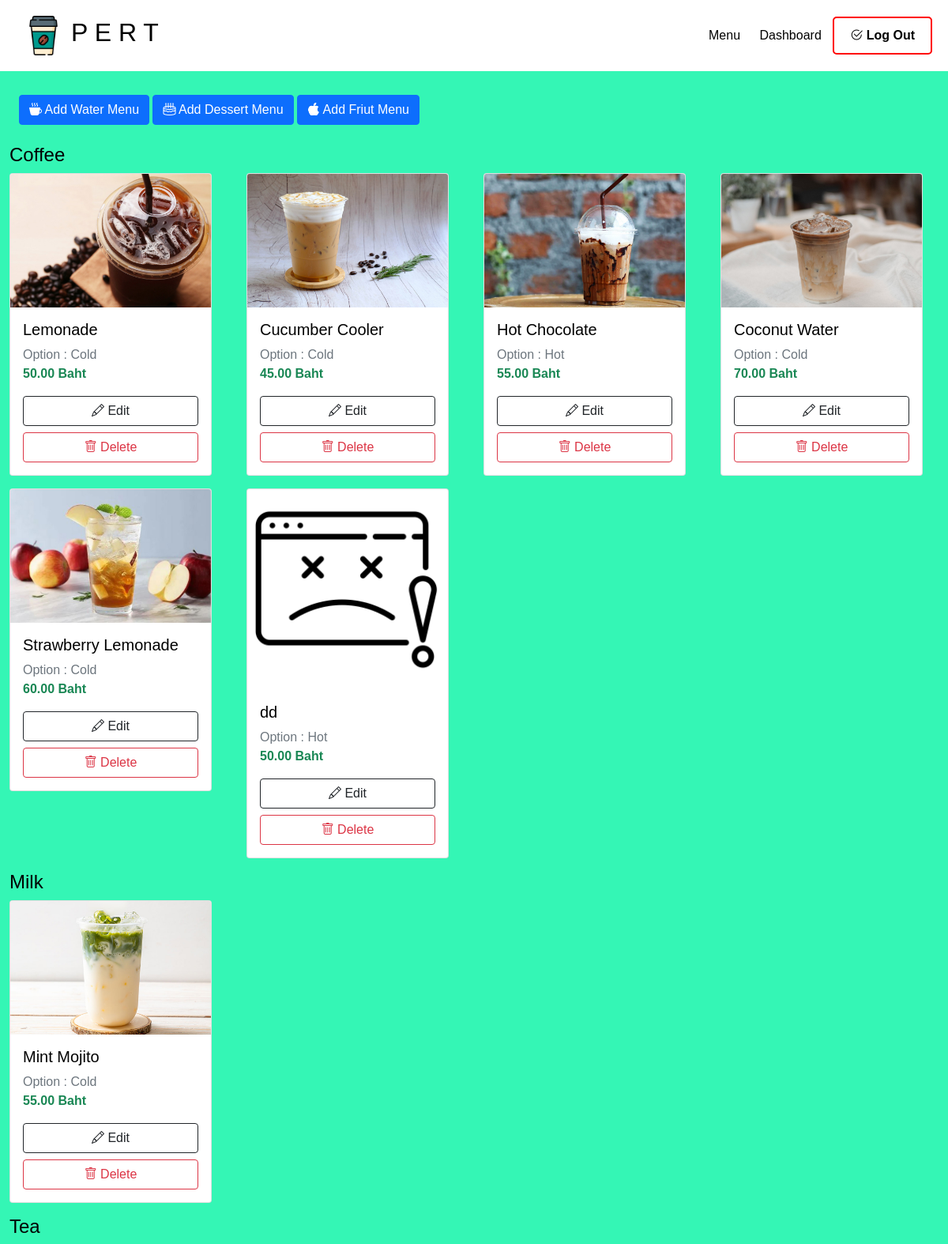
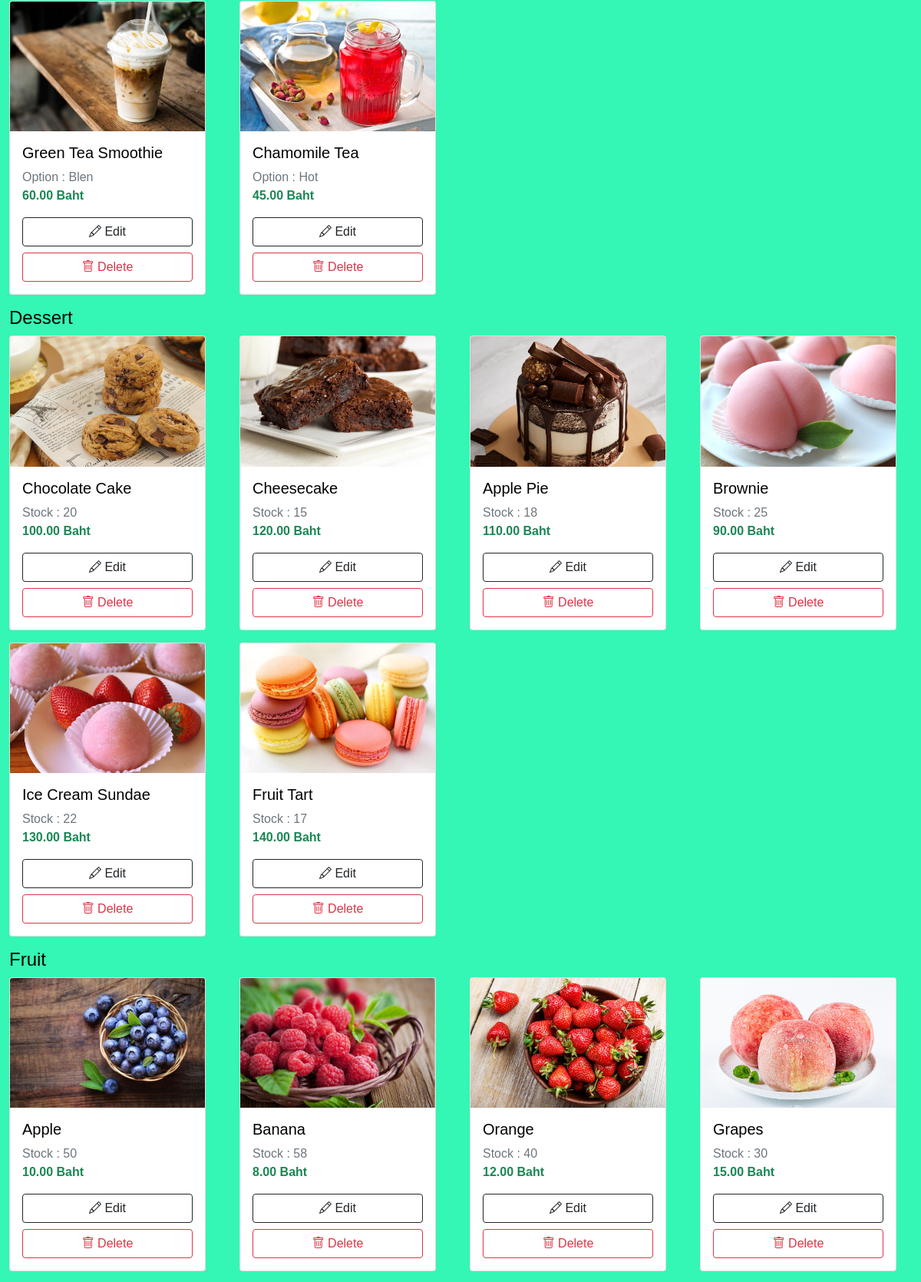
The page /cafe/Managerphp/index.php (signed in, upper part) on the database its author committed (2 pictures, top to bottom).
### tables this page shows
CREATE TABLE `water_menu` (
  `w_menuID` int(10) NOT NULL,
  `w_menuName` varchar(255) NOT NULL,
  `w_waterType` varchar(255) NOT NULL,
  `w_HotColdBlended` varchar(4) NOT NULL,
  `w_price` int(3) NOT NULL,
  `w_picture` varchar(255) NOT NULL
);

CREATE TABLE `dessert_menu` (
  `dess_menuID` int(10) NOT NULL,
  `dess_menuName` varchar(255) NOT NULL,
  `dess_quantity` int(3) DEFAULT NULL,
  `dess_price` int(3) NOT NULL,
  `dess_picture` varchar(255) NOT NULL
);

CREATE TABLE `fruit_menu` (
  `fruit_menuID` int(10) NOT NULL,
  `fruit_menuName` varchar(255) NOT NULL,
  `fruit_quantity` int(3) DEFAULT NULL,
  `fruit_price` int(3) NOT NULL,
  `fruit_picture` varchar(255) NOT NULL
);

### cafe/Managerphp/index.php (the view, shortened to what this page needs)
<?php
include '../condb/database.php';
$cof_query = mysqli_query($conn, "SELECT * FROM water_menu WHERE w_waterType = 'coffee'");
$cof_row = mysqli_num_rows($cof_query);
$mil_query = mysqli_query($conn, "SELECT * FROM water_menu WHERE w_waterType = 'milk'");
$mil_row = mysqli_num_rows($mil_query);
$tea_query = mysqli_query($conn, "SELECT * FROM water_menu WHERE w_waterType = 'tea'");
$tea_row = mysqli_num_rows($tea_query);
$dess_query = mysqli_query($conn, "SELECT * FROM dessert_menu");
$dess_row = mysqli_num_rows($dess_query);
$fruit_query = mysqli_query($conn, "SELECT * FROM fruit_menu");
$fruit_row = mysqli_num_rows($fruit_query);
?>
<!DOCTYPE html>
<html lang="en">
<head>
    <link href="https://cdn.jsdelivr.net/npm/bootstrap@5.0.2/dist/css/bootstrap.min.css" rel="stylesheet">
    <link rel="stylesheet" href="https://cdn.jsdelivr.net/npm/bootstrap-icons@1.11.3/font/bootstrap-icons.min.css">
    <link rel="stylesheet" href="../css/css_for_manager/manager_styles.css">
</head>
<body>
    <div class="nav">
        <div class="logo-container">
            <a href="#"><img src="../image/coffee-cup.png" class="logo" /></a>
            <h2>P E R T</h2>
        </div>
        <div class="links">
            <a href="#">Menu</a>
            <a href="../Dashboard/index.php">Dashboard</a>
            <button id="LogoutBtn"><i class="bi bi-check2-circle"></i> Log Out</button>
        </div>
    </div>
    <div class="container" style="margin-top: 30px;">
        <div class="container" style="margin-top: 30px;">
            <a href="water_config.php" class="btn btn-primary"><i class="bi bi-cup-hot-fill"></i> Add Water Menu</a>
            <a href="dessert_config.php" class="btn btn-primary"><i class="bi bi-cake2"></i> Add Dessert Menu</a>
            <a href="fruit_config.php" class="btn btn-primary"><i class="bi bi-apple"></i> Add Friut Menu</a>
        </div>
        <br>
        <div class="row">
            <h4>Coffee</h4>
            <?php if ($cof_row > 0) : ?>
                <?php while ($water = mysqli_fetch_assoc($cof_query)) : ?>
                    <div class="col-3 mb-3">
                        <div class="card" style="width: 16rem;">
                            <?php if (!empty($water['w_picture'])) : ?>
                                <img src="../image/menu/Water/<?php echo $water['w_picture']; ?>" class="card-img-top" width="100" alt="Product Image">
                            <?php else : ?>
                                <img src="../image/error.png" class="card-img-top" width="100" alt="Product Image">
                            <?php endif; ?>
                            <div class="card-body">
                                <h5 class="card-title"><?php echo $water['w_menuName']; ?></h5>
                                <p class="card-text text-muted mb-0">Option : <?php echo $water['w_HotColdBlended']; ?></p>
                                <p class="card-text text-success fw-bold"><?php echo number_format($water['w_price'], 2); ?> Baht</p>
                                <div class="d-grid gap-2">
                                    <a role="button" href="water_config.php?id=<?php echo $water['w_menuID']; ?>" class="btn btn-outline-dark"><i class="bi bi-pencil"></i> Edit</a>
                                    <a onclick="return confirm('Are you sure you want to delete');" href="../condb/water_delete.php?id=<?php echo $water['w_menuID']; ?>" class="btn btn-outline-danger"><i class="bi bi-trash"></i> Delete</a>
                                </div>
                            </div>
                        </div>
                    </div>
                <?php endwhile; ?>
            <?php else : ?>
                <diiv class="col-12">
                    <h4 class="text-danger">No product data</h4>
                </diiv>
            <?php endif; ?>
        </div>
        <div class="row">
            <h4>Milk</h4>
            <?php if ($mil_row > 0) : ?>
                <?php while ($water = mysqli_fetch_assoc($mil_query)) : ?>
                    <div class="col-3 mb-3">
                        <div class="card" style="width: 16rem;">
                            <?php if (!empty($water['w_picture'])) : ?>
                                <img src="../image/menu/water/<?php echo $water['w_picture']; ?>" class="card-img-top" width="100" alt="Product Image">
                            <?php else : ?>
                                <img src="../image/error.png" class="card-img-top" width="100" alt="Product Image">
                            <?php endif; ?>
                            <div class="card-body">
                                <h5 class="card-title"><?php echo $water['w_menuName']; ?></h5>
                                <p class="card-text text-muted mb-0">Option : <?php echo $water['w_HotColdBlended']; ?></p>
                                <p class="card-text text-success fw-bold"><?php echo number_format($water['w_price'], 2); ?> Baht</p>
                                <div class="d-grid gap-2">
                                    <a role="button" href="water_config.php?id=<?php echo $water['w_menuID']; ?>" class="btn btn-outline-dark"><i class="bi bi-pencil"></i> Edit</a>
                                    <a onclick="return confirm('Are you sure you want to delete');" href="../condb/water_delete.php?id=<?php echo $water['w_menuID']; ?>" class="btn btn-outline-danger"><i class="bi bi-trash"></i> Delete</a>
                                </div>
                            </div>
                        </div>
                    </div>
                <?php endwhile; ?>
            <?php else : ?>
                <diiv class="col-12">
                    <h4 class="text-danger">No product data</h4>
                </diiv>
            <?php endif; ?>
        </div>
        <div class="row">
            <h4>Tea</h4>
            <?php if ($tea_row > 0) : ?>
                <?php while ($water = mysqli_fetch_assoc($tea_query)) : ?>
                    <div class="col-3 mb-3">
                        <div class="card" style="width: 16rem;">
                            <?php if (!empty($water['w_picture'])) : ?>
                                <img src="../image/menu/water/<?php echo $water['w_picture']; ?>" class="card-img-top" width="100" alt="Product Image">
                            <?php else : ?>
                                <img src="../image/error.png" class="card-img-top" width="100" alt="Product Image">
                            <?php endif; ?>
                            <div class="card-body">
                                <h5 class="card-title"><?php echo $water['w_menuName']; ?></h5>
                                <p class="card-text text-muted mb-0">Option : <?php echo $water['w_HotColdBlended']; ?></p>
                                <p class="card-text text-success fw-bold"><?php echo number_format($water['w_price'], 2); ?> Baht</p>
                                <div class="d-grid gap-2">
                                    <a role="button" href="water_config.php?id=<?php echo $water['w_menuID']; ?>" class="btn btn-outline-dark"><i class="bi bi-pencil"></i> Edit</a>
                                    <a onclick="return confirm('Are you sure you want to delete');" href="../condb/water_delete.php?id=<?php echo $water['w_menuID']; ?>" class="btn btn-outline-danger"><i class="bi bi-trash"></i> Delete</a>
                                </div>
                            </div>
                        </div>
                    </div>
                <?php endwhile; ?>
            <?php else : ?>
                <diiv class="col-12">
                    <h4 class="text-danger">No product data</h4>
                </diiv>
            <?php endif; ?>
        </div>
        <div class="row">
            <h4>Dessert</h4>
            <?php if ($dess_row > 0) : ?>
                <?php while ($dessert = mysqli_fetch_assoc($dess_query)) : ?>
                    <div class="col-3 mb-3">
                        <div class="card" style="width: 16rem;">
                            <?php if (!empty($dessert['dess_picture'])) : ?>
                                <img src="../image/menu/Dessert/<?php echo $dessert['dess_picture']; ?>" class="card-img-top" width="100" alt="Product Image">
                            <?php else : ?>
                                <img src="../image/error.png" class="card-img-top" width="100" alt="Product Image">
                            <?php endif; ?>
                            <div class="card-body">
                                <h5 class="card-title"><?php echo $dessert['dess_menuName']; ?></h5>
                                <p class="card-text text-muted mb-0">Stock : <?php echo $dessert['dess_quantity']; ?></p>
                                <p class="card-text text-success fw-bold"><?php echo number_format($dessert['dess_price'], 2); ?> Baht</p>
                                <div class="d-grid gap-2">
                                    <a role="button" href="dessert_config.php?id=<?php echo $dessert['dess_menuID']; ?>" class="btn btn-outline-dark"><i class="bi bi-pencil"></i> Edit</a>
                                    <a onclick="return confirm('Are you sure you want to deleat');" role="button" href="../condb/dessert_delete.php?id=<?php echo $dessert['dess_menuID']; ?>" class="btn btn-outline-danger"><i class="bi bi-trash"></i> Delete</a>
                                </div>
                            </div>
                        </div>
                    </div>
                <?php endwhile; ?>
            <?php else : ?>
                <diiv class="col-12">
                    <h4 class="text-danger">No product data</h4>
                </diiv>
            <?php endif; ?>
        </div>
        <div class="row">
            <h4>Fruit</h4>
            <?php if ($fruit_row > 0) : ?>
                <?php while ($fruit = mysqli_fetch_assoc($fruit_query)) : ?>
                    <div class="col-3 mb-3">
                        <div class="card" style="width: 16rem;">
                            <?php if (!empty($fruit['fruit_picture'])) : ?>
                                <img src="../image/menu/Fruit/<?php echo $fruit['fruit_picture']; ?>" class="card-img-top" width="100" alt="Product Image">
                            <?php else : ?>
                                <img src="../image/error.png" class="card-img-top" width="100" alt="Product Image">
                            <?php endif; ?>
                            <div class="card-body">
                                <h5 class="card-title"><?php echo $fruit['fruit_menuName']; ?></h5>
                                <p class="card-text text-muted mb-0">Stock : <?php echo $fruit['fruit_quantity']; ?></p>
                                <p class="card-text text-success fw-bold"><?php echo number_format($fruit['fruit_price'], 2); ?> Baht</p>
                                <div class="d-grid gap-2">
                                    <a role="button" href="fruit_config.php?id=<?php echo $fruit['fruit_menuID']; ?>" class="btn btn-outline-dark"><i class="bi bi-pencil"></i> Edit</a>
                                    <a onclick="return confirm('Are you sure you want to deleat');" role="button" href="../condb/fruit_delete.php?id=<?php echo $fruit['fruit_menuID']; ?>" class="btn btn-outline-danger"><i class="bi bi-trash"></i> Delete</a>
                                </div>
                            </div>
                        </div>
                    </div>
                <?php endwhile; ?>
            <?php else : ?>
                <diiv class="col-12">
                    <h4 class="text-danger">No product data</h4>
                </diiv>
            <?php endif; ?>
        </div>
    </div>
</body>
</html>

### cafe/css/css_for_manager/manager_styles.css (style rules this page uses)
body { background-color: #34f6b5; color: black; font-family: Arial, sans-serif; }
.container { max-width: 1200px; margin: 0 auto; }
.nav { background-color: white; display: flex; align-items: center; justify-content: space-between; padding: 20px; }
.nav a { color: black; text-decoration: none; margin: 0 10px; }
.nav button { border: none; background-color: green; color: black; padding: 10px 20px; border-radius: 5px; cursor: pointer; }
.logo-container { display: flex; align-items: center; }
.logo { max-width: 50px; max-height: 50px; }
.links button { border: 2px solid red; background-color: transparent; color: black; padding: 10px 20px; border-radius: 5px; cursor: pointer; font-weight: bold; transition: background-color 0.3s, border-color 0.3s; }

### rows shown on the page
water_menu: w_picture (picture), w_menuName "Lemonade", w_HotColdBlended "Cold", w_price "50.00"
water_menu: w_picture (picture), w_menuName "Cucumber Cooler", w_HotColdBlended "Cold", w_price "45.00"
water_menu: w_picture (picture), w_menuName "Hot Chocolate", w_HotColdBlended "Hot", w_price "55.00"
water_menu: w_picture (picture), w_menuName "Coconut Water", w_HotColdBlended "Cold", w_price "70.00"
water_menu: w_picture (picture), w_menuName "Strawberry Lemonade", w_HotColdBlended "Cold", w_price "60.00"
water_menu: w_menuName "dd", w_HotColdBlended "Hot", w_price "50.00"
water_menu: w_picture (picture), w_menuName "Mint Mojito", w_HotColdBlended "Cold", w_price "55.00"
water_menu: w_picture (picture), w_menuName "Green Tea Smoothie", w_HotColdBlended "Blen", w_price "60.00"
water_menu: w_picture (picture), w_menuName "Chamomile Tea", w_HotColdBlended "Hot", w_price "45.00"
dessert_menu: dess_picture (picture), dess_menuName "Chocolate Cake", dess_quantity "20", dess_price "100.00"
dessert_menu: dess_picture (picture), dess_menuName "Cheesecake", dess_quantity "15", dess_price "120.00"
dessert_menu: dess_picture (picture), dess_menuName "Apple Pie", dess_quantity "18", dess_price "110.00"
dessert_menu: dess_picture (picture), dess_menuName "Brownie", dess_quantity "25", dess_price "90.00"
dessert_menu: dess_picture (picture), dess_menuName "Ice Cream Sundae", dess_quantity "22", dess_price "130.00"
dessert_menu: dess_picture (picture), dess_menuName "Fruit Tart", dess_quantity "17", dess_price "140.00"
fruit_menu: fruit_picture (picture), fruit_menuName "Apple", fruit_quantity "50", fruit_price "10.00"
fruit_menu: fruit_picture (picture), fruit_menuName "Banana", fruit_quantity "58", fruit_price "8.00"
fruit_menu: fruit_picture (picture), fruit_menuName "Orange", fruit_quantity "40", fruit_price "12.00"
fruit_menu: fruit_picture (picture), fruit_menuName "Grapes", fruit_quantity "30", fruit_price "15.00"
